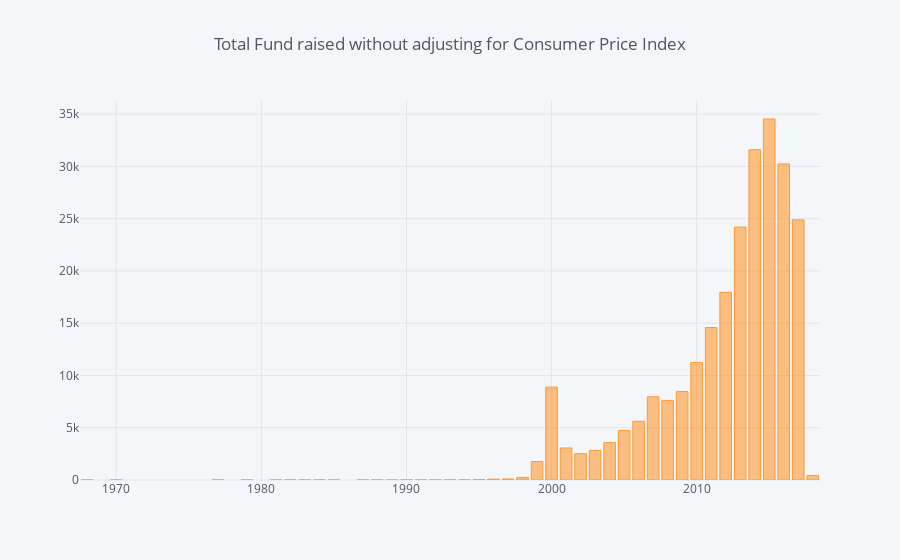

Notebook cell for this chart:
### Code cell
year = df_dollar.year.value_counts()

iplot(year.iplot(asFigure=True,
                 kind='bar',
                 xTitle='',
                 yTitle='',
                 title='Total Fund raised without adjusting for Consumer Price Index'))

### Figure 1 — Plotly figure (JSON) as saved in the notebook; plotly's stock layout.template omitted (floating-point values rounded to 4 significant figures)
{"data": [{"marker": {"color": "rgba(255, 153, 51, 0.6)", "line": {"color": "rgba(255, 153, 51, 1.0)", "width": 1}}, "name": "year", "orientation": "v", "text": "", "type": "bar", "x": [2015, 2014, 2016, 2017, 2013, 2012, 2011, 2010, 2000, 2009, 2007, 2008, 2006, 2005, 2004, 2001, 2003, 2002, 1999, 2018, 1998, 1997, 1996, 1995, 1990, 1994, 1982, 1993, 1992, 1991, 1984, 1979, 1983, 1987, 1988, 1981, 1985, 1989, 1977, 1968, 1970], "y": [34532, 31594, 30239, 24883, 24196, 17950, 14590, 11241, 8884, 8461, 7961, 7617, 5619, 4730, 3579, 3064, 2819, 2516, 1770, 436, 252, 99, 80, 32, 10, 9, 9, 8, 6, 6, 4, 4, 4, 4, 3, 3, 2, 2, 2, 2, 1]}], "layout": {"legend": {"bgcolor": "#F5F6F9", "font": {"color": "#4D5663"}}, "paper_bgcolor": "#F5F6F9", "plot_bgcolor": "#F5F6F9", "title": "Total Fund raised without adjusting for Consumer Price Index", "titlefont": {"color": "#4D5663"}, "xaxis1": {"gridcolor": "#E1E5ED", "showgrid": true, "tickfont": {"color": "#4D5663"}, "title": "", "titlefont": {"color": "#4D5663"}, "zerolinecolor": "#E1E5ED"}, "yaxis1": {"gridcolor": "#E1E5ED", "showgrid": true, "tickfont": {"color": "#4D5663"}, "title": "", "titlefont": {"color": "#4D5663"}, "zerolinecolor": "#E1E5ED"}}}
